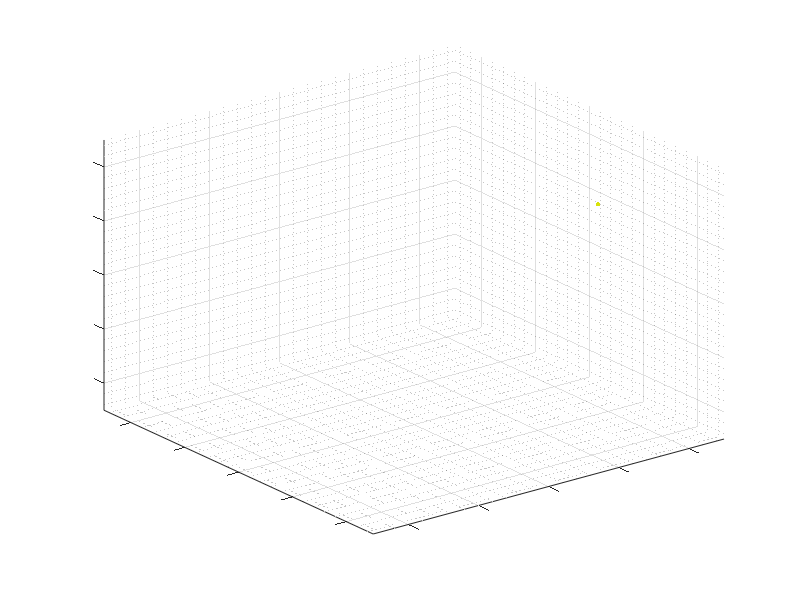

Recreate this plot in MATLAB.
function simGravity
    n = 3; 
    obj = zeros(n,7);
    obj(1,:) = [1.5,1,1,0,-0.6,0,0.8];
    obj(2,:) = [1,-1,0,0,0.6,-0.7,0];
    obj(3,:) = [2,0,1,0,0.5,0,0.5];
    color = zeros(n,3);
    for i = 1:n
        color(i,:) = abs(sin(obj(i,1)/max(obj(:,1)) + [0 pi/3 2*pi/3]));
    end
    T = 500; dt = 0.01;
    for j = 1:T
        obj = calcMotion(obj,n,dt);
        scatter3(obj(:,2),obj(:,3),obj(:,4),10,color,'filled');
        whitebg('k');
        set(gca,'XTickLabel',[],'YTickLabel',[],'ZTickLabel',[]);
        grid on; grid minor;
        axis([-5 5 -5 5 -5 5]);
        pause(0.001);
    end
end

function obj = calcMotion(obj,n,dt)
    for i = 1:n
        obj(i,5:7) = calcVelocity(i);
        obj(i,2:4) = obj(i,2:4) + obj(i,5:7)*dt;
    end
    
    function velocity = calcVelocity(j)
        G = 1;
        for k = 1:n
            if k ~= j
                velocity = obj(j,5:7);
                distance = obj(k,2:4) - obj(j,2:4);
                velocity = velocity + G*dt*distance*obj(k,1)/(norm(distance)^3);
            end
        end
    end
end
